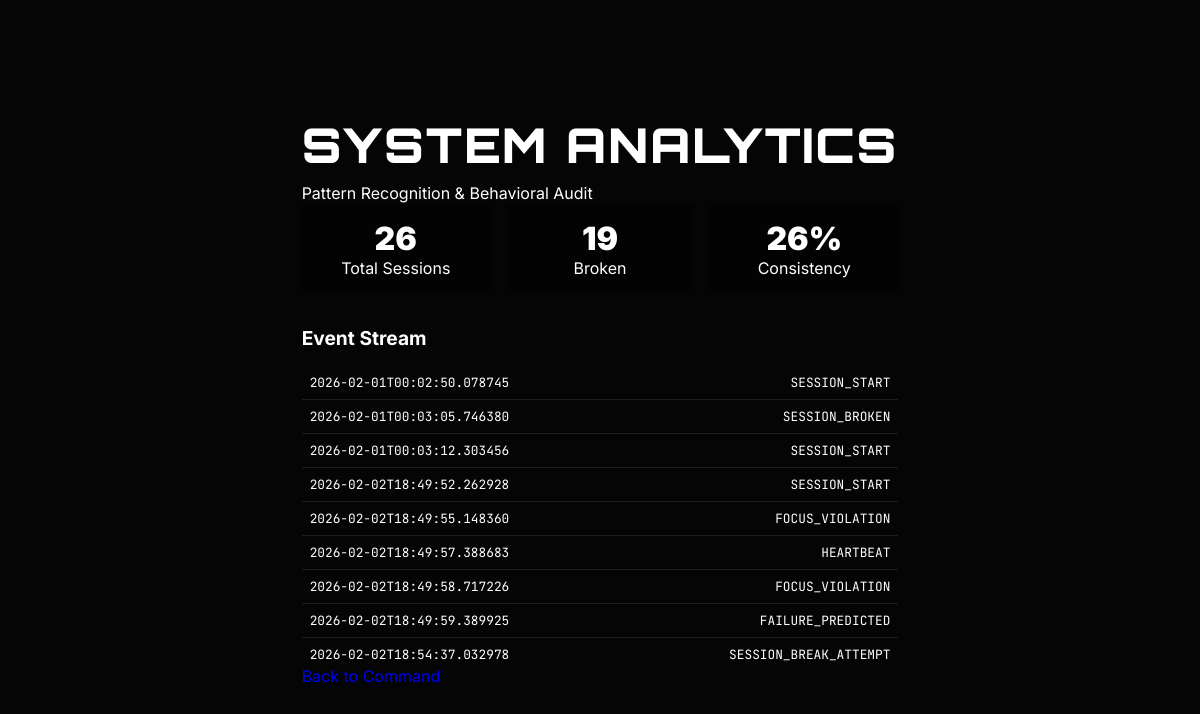
The app's page /analytics with its own data.
### tables this page shows
CREATE TABLE events
                     (id INTEGER PRIMARY KEY AUTOINCREMENT,
                      event_type TEXT NOT NULL,
                      timestamp TEXT NOT NULL,
                      payload TEXT, previous_hash TEXT, hash TEXT);

### run.py (the view)
@app.route("/analytics")
def analytics():
    from backend.store import EventStore
    store = EventStore()
    events = store.get_events()
    total = sum(1 for e in events if e["type"] == "SESSION_START")
    broken = sum(1 for e in events if e["type"] == "SESSION_BROKEN")
    predicted = sum(1 for e in events if e["type"] == "FAILURE_PREDICTED")
    rate = 0 if total == 0 else int(((total - broken) / total) * 100)
    return render_template(
        "analytics.html",
        events=events,
        total_sessions=total,
        failures=broken,
        success_rate=rate,
        predicted=predicted
    )

### backend/store.py (called while the page is built)
    def _init_db(self):
        with sqlite3.connect(DB_FILE) as conn:
            conn.execute("""
                CREATE TABLE IF NOT EXISTS events (
                    id INTEGER PRIMARY KEY AUTOINCREMENT,
                    event_type TEXT NOT NULL,
                    timestamp TEXT NOT NULL,
                    payload TEXT,
                    previous_hash TEXT,
                    hash TEXT
                )
            """)
            self._ensure_columns(conn)

    def _ensure_columns(self, conn):
        cursor = conn.execute("PRAGMA table_info(events)")
        columns = [row[1] for row in cursor.fetchall()]
        if "previous_hash" not in columns:
            conn.execute("ALTER TABLE events ADD COLUMN previous_hash TEXT")
        if "hash" not in columns:
            conn.execute("ALTER TABLE events ADD COLUMN hash TEXT")

    def get_events(self):
        with sqlite3.connect(DB_FILE) as conn:
            rows = conn.execute(
                "SELECT event_type, timestamp, payload FROM events ORDER BY id"
            ).fetchall()
        return [
            {
                "type": r[0],
                "timestamp": r[1],
                "payload": json.loads(r[2]) if r[2] else {}
            }
            for r in rows
        ]

### templates/analytics.html
{% extends 'base.html' %}
{% block content %}
<div class="glass-panel" style="max-width: 800px;">
    <h1>System Analytics</h1>
    <p class="subtitle">Pattern Recognition & Behavioral Audit</p>
    <div style="display: grid; grid-template-columns: 1fr 1fr 1fr; gap: 1rem; margin-bottom: 2rem;">
        <div style="background: rgba(0,0,0,0.3); padding: 1rem; text-align: center;">
            <div style="font-size: 2rem; font-weight: 900; color: var(--color-primary);">{{ total_sessions }}</div>
            <div class="subtitle" style="margin:0;">Total Sessions</div>
        </div>
        <div style="background: rgba(0,0,0,0.3); padding: 1rem; text-align: center;">
            <div style="font-size: 2rem; font-weight: 900; color: var(--color-danger);">{{ failures }}</div>
            <div class="subtitle" style="margin:0;">Broken</div>
        </div>
        <div style="background: rgba(0,0,0,0.3); padding: 1rem; text-align: center;">
            <div style="font-size: 2rem; font-weight: 900; color: #fff;">{{ success_rate }}%</div>
            <div class="subtitle" style="margin:0;">Consistency</div>
        </div>
    </div>
    <h2 style="font-size: 1.2rem; margin-bottom: 1rem;">Event Stream</h2>
    <div style="max-height: 300px; overflow-y: auto; text-align: left; font-family: var(--font-mono); font-size: 0.8rem;">
        {% for event in events %}
        <div style="padding: 0.5rem; border-bottom: 1px solid rgba(255,255,255,0.1); display: flex; justify-content: space-between;">
            <span style="color: var(--color-text-muted);">{{ event.timestamp }}</span>
            <span style="{{ 'color: var(--color-danger);' if 'BROKEN' in event.type else 'color: var(--color-primary);' }}">
                {{ event.type }}
            </span>
        </div>
        {% endfor %}
    </div>
    <a href="/" class="btn-primary" style="margin-top: 2rem; text-align: center; text-decoration: none;">Back to Command</a>
</div>
{% endblock %}

### templates/base.html (shortened to what this page needs)
<!DOCTYPE html>
<html lang="en">
<head>
    <link rel="stylesheet" href="{{ url_for('static', filename='css/main.css') }}">
</head>
<body>
    <div id="app">
        {% block content %}{% endblock %}
    </div>
</body>
</html>

### static/css/main.css (style rules this page uses)
:root { --hue-primary: 260; --hue-accent: 160; --hue-danger: 0; --bg-main: #050505; --bg-panel: #0a0a0a; --bg-input: #111; --text-main: #ffffff; --text-muted: #888; --border-color: #333; --border-width: 2px; --primary: hsl(var(--hue-primary), 100%, 65%); --accent: hsl(var(--hue-accent), 100%, 50%); --danger: hsl(var(--hue-danger), 100%, 60%); --font-display: 'Orbitron', sans-serif; --font-body: 'Inter', sans-serif; --font-mono: 'JetBrains Mono', monospace; --shadow-neoblast: 4px 4px 0px var(--primary); --shadow-neoblast-hover: 2px 2px 0px var(--primary); --overlay-bg: rgba(0, 0, 0, 0.95); }
* { box-sizing: border-box; margin: 0; padding: 0; }
body { background-color: var(--bg-main); color: var(--text-main); font-family: var(--font-body); min-height: 100vh; display: flex; justify-content: center; align-items: center; transition: background 0.3s ease, color 0.3s ease; overflow: hidden; }
h1 { font-family: var(--font-display); font-weight: 900; letter-spacing: 2px; text-transform: uppercase; font-size: 3rem; margin-bottom: 0.5rem; }

### records on screen
events: timestamp "2026-02-01T00:02:50.078745", type "SESSION_START"
events: timestamp "2026-02-01T00:03:05.746380", type "SESSION_BROKEN"
events: timestamp "2026-02-01T00:03:12.303456", type "SESSION_START"
events: timestamp "2026-02-02T18:49:52.262928", type "SESSION_START"
events: timestamp "2026-02-02T18:49:55.148360", type "FOCUS_VIOLATION"
events: timestamp "2026-02-02T18:49:57.388683", type "HEARTBEAT"
events: timestamp "2026-02-02T18:49:58.717226", type "FOCUS_VIOLATION"
events: timestamp "2026-02-02T18:49:59.389925", type "FAILURE_PREDICTED"
events: timestamp "2026-02-02T18:54:37.032978", type "SESSION_BREAK_ATTEMPT"

### other values on screen
{{ total_sessions }} "26"
{{ failures }} "19"
{{ success_rate }} "26"
